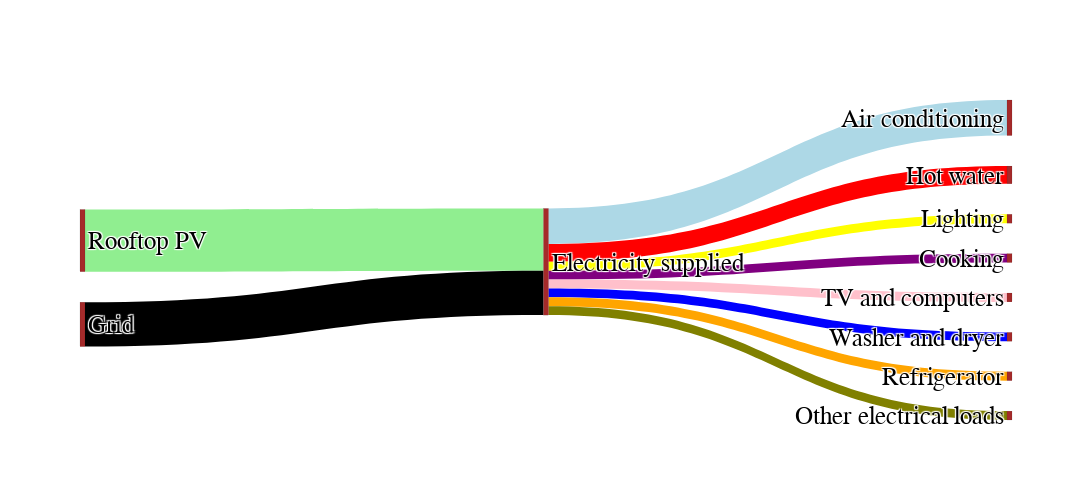

The notebook cell saved with this chart:
### Code cell
import pandas
import plotly

import plotly.graph_objects as go

fig = go.Figure(data=[go.Sankey(
    node = dict(
      pad = 50,
      thickness = 5,
      line = dict(color = "black", width = 0.1),
      label = ["Rooftop PV", "Grid","Electricity supplied", "Air conditioning", "Hot water","Lighting","Cooking","TV and computers","Washer and dryer","Refrigerator","Other electrical loads"],
      color = "brown"
    ),
    link = dict(
      source = [0, 1, 2, 2,2,2,2,2,2,2], # indices correspond to labels, eg A1, A2, A1, B1, ...
      target = [2, 2, 3, 4,5,6,7,8,9,10],
      value = [7, 5, 4, 2,1,1,1,1,1,1,1],
        color = ['lightgreen',"black","lightblue","red","yellow","purple","pink","blue","orange",'olive']
  ))])
fig.update_layout(height=500,width=1300,
                  font=dict(
                          family="Calibri",
                          size=25,
                          color="black"
                      ))

# fig.update_layout(title_text="", font_size=25)
fig.show()
fig.write_image("SankeyPlot.png")

### Figure 1 — Plotly figure (JSON) as saved in the notebook; plotly's stock layout.template omitted (floating-point values rounded to 4 significant figures)
{"data": [{"link": {"color": ["lightgreen", "black", "lightblue", "red", "yellow", "purple", "pink", "blue", "orange", "olive"], "source": [0, 1, 2, 2, 2, 2, 2, 2, 2, 2], "target": [2, 2, 3, 4, 5, 6, 7, 8, 9, 10], "value": [7, 5, 4, 2, 1, 1, 1, 1, 1, 1, 1]}, "node": {"color": "brown", "label": ["Rooftop PV", "Grid", "Electricity supplied", "Air conditioning", "Hot water", "Lighting", "Cooking", "TV and computers", "Washer and dryer", "Refrigerator", "Other electrical loads"], "line": {"color": "black", "width": 0.1}, "pad": 50, "thickness": 5}, "type": "sankey"}], "layout": {"font": {"family": "Calibri", "size": 25, "color": "black"}, "height": 500, "width": 1300}}
